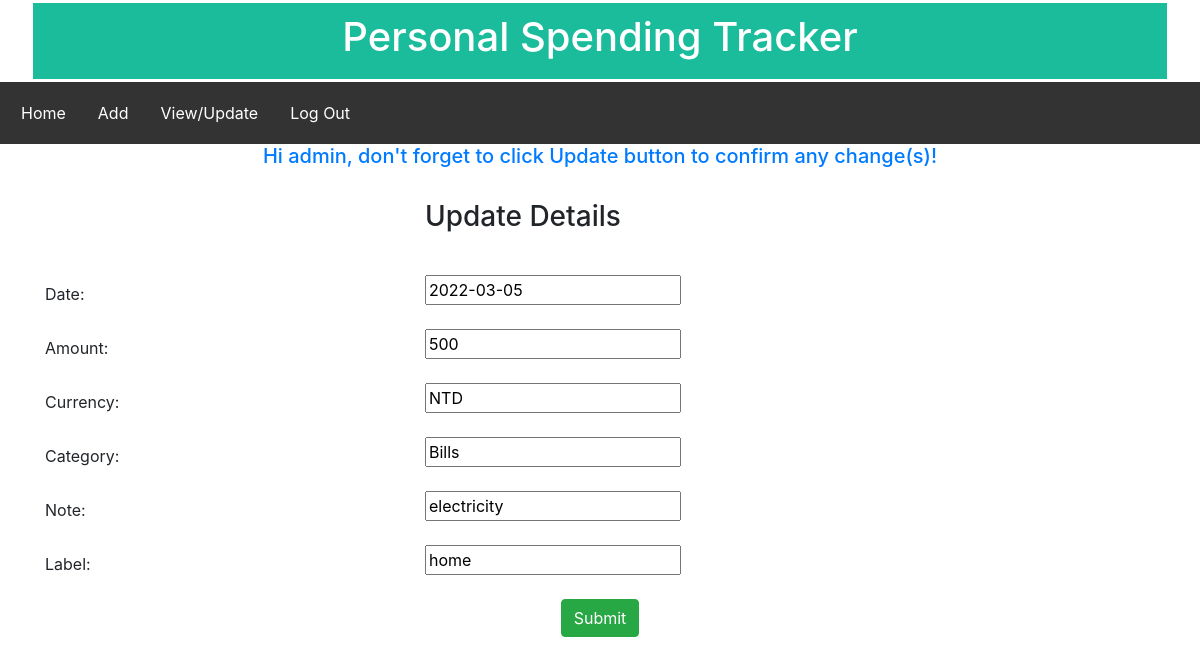
Page /edit/22 (signed in) on the committed database.
### Record/models.py (models this page shows)
class SpendingTrs(models.Model):
    currency_choices = (
        ('NTD', 'NTD'),
    )
    category_choices = (
        ('Food', 'FOOD'),
        ('Bills', 'BILLS'),
        ('Travel', 'TRAVEL'),
        ('Healthcare', 'HEALTHCARE'),
        ('Entertainment', 'ENTERTAINMENT'),
        ('Other', 'OTHER'),
    )
    user = models.CharField('Username', max_length=50)
    date = models.DateField('Date')
    amount = models.IntegerField('Amount Spent', default=0)
    category = models.CharField('Category', choices=category_choices, max_length=50)
    currency = models.CharField('Currency', choices=currency_choices, max_length=3)
    note = models.CharField('Transaction Note', max_length=200)
    label = models.CharField('Label', max_length=50)

### Record/views.py (the view)
# urls.py: path('edit/<int:id>', edit_record, name='edit'),
def edit_record(request, id):
    record = SpendingTrs.objects.get(id=id)
    print(connection.queries)
    return render(request, 'Record/edit_transaction.html', {'record': record})

### templates/Record/edit_transaction.html (shortened to what this page needs)
<!DOCTYPE html>
<html lang="en">
<head>
</head>
<body>
{% extends 'base.html' %}
{% block content %}
{% if user.is_authenticated %}
<ul style="
list-style-type: none;
margin: 0;
padding: 5px;
overflow: hidden;
background-color: #333;">
    <li style="display: inline; float:left;"><a style="display: block;
  color: white;
  text-align: center;
  padding: 14px 16px;
  text-decoration: none;" href="{% url 'home' %}">Home</a></li>
    <li style="display: inline; float:left;"><a style="display: block;
  color: white;
  text-align: center;
  padding: 14px 16px;
  text-decoration: none;" href="{% url 'add transaction' %}">Add</a></li>
    <li style="display: inline; float:left;"><a style="display: block;
  color: white;
  text-align: center;
  padding: 14px 16px;
  text-decoration: none;" href="{% url 'show' %}">View/Update</a></li>
    <li style="display: inline; float:left;"><a style="display: block;
  color: white;
  text-align: center;
  padding: 14px 16px;
  text-decoration: none;" href="{% url 'logout' %}">Log Out</a></li>
</ul>
    <form method="POST" class="post-form" action="/update/{{record.id}}">
    <div class="container">
        <div class="container" style="padding: 0px;margin: 0px auto 0px auto;">
            <h5 class="text-primary text-center">
                Hi {{ user.username }}, don't forget to click Update button to confirm any change(s)!
            </h5>
        </div>
        <br>
        <div class="form-group row">
            <label class="col-lg-4 col-lg-offset-4 col-form-label"></label>
            <div class="col-lg-4 col-lg-offset-4">
            <h3>Update Details</h3>
            </div>
        </div>
        <div class="form-group row">
            <div class="col-lg-4 col-lg-offset-4">
            </div>
        </div>
        <div class="form-group row">
            <label class="col-lg-4 col-lg-offset-4 col-form-label">Date:</label>
            <div class="col-lg-4 col-lg-offset-4">
                <input type="text" name="date" id="id_date" required value="{{ record.date|date:'Y-m-d' }}" />
            </div>
        </div>
        <div class="form-group row">
            <label class="col-lg-4 col-lg-offset-4 col-form-label">Amount:</label>
            <div class="col-lg-4 col-lg-offset-4">
                <input type="number" name="amount" id="id_amount" required value="{{ record.amount }}" />
            </div>
        </div>
        <div class="form-group row">
            <label class="col-lg-4 col-lg-offset-4 col-form-label">Currency:</label>
            <div class="col-lg-4 col-lg-offset-4">
                <input type="text" name="currency" id="id_currency" required value="{{ record.currency }}" />
            </div>
        </div>
        <div class="form-group row">
            <label class="col-lg-4 col-lg-offset-4 col-form-label">Category:</label>
            <div class="col-lg-4 col-lg-offset-4">
                <input type="text" name="category" id="id_category" required value="{{ record.category }}" />
            </div>
        </div>
        <div class="form-group row">
            <label class="col-lg-4 col-lg-offset-4 col-form-label">Note:</label>
            <div class="col-lg-4 col-lg-offset-4">
                <input type="text" name="note" id="id_note" required value="{{ record.note }}" />
            </div>
        </div>
        <div class="form-group row">
            <label class="col-lg-4 col-lg-offset-4 col-form-label">Label:</label>
            <div class="col-lg-4 col-lg-offset-4">
                <input type="text" name="label" id="id_label" required value="{{ record.label }}" />
            </div>
        </div>
        <div class="text-center">
                <button type="submit" class="btn btn-success" style="margin: auto;">Submit</button>
        </div>
    </div>
</form>
{% else %}
  <p>You are not logged in</p>
  <a href="{% url 'login' %}">Log In</a>
{% endif %}
{% endblock %}

### rows in the picture
SpendingTrs: date "2022-03-05", amount "500", currency "NTD", category "Bills", note "electricity", label "home"

### other values in the picture
{{ user.username }} "admin"
